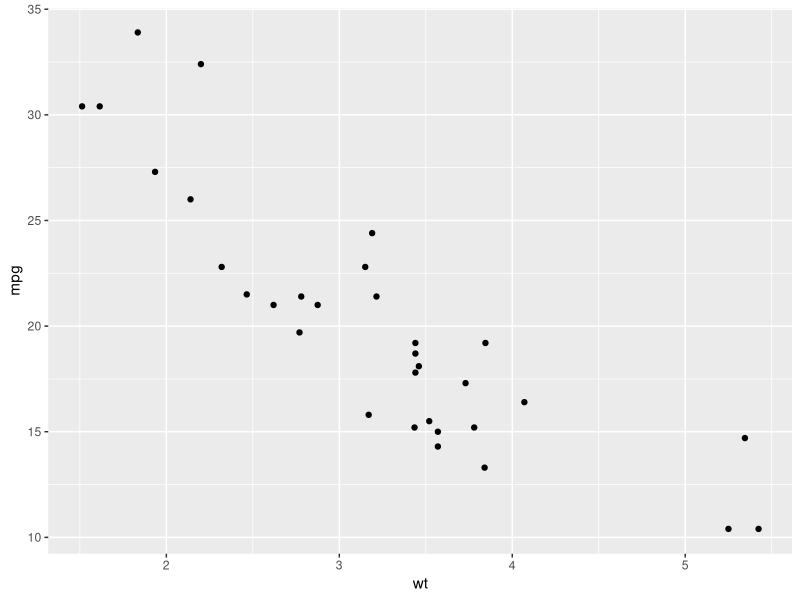
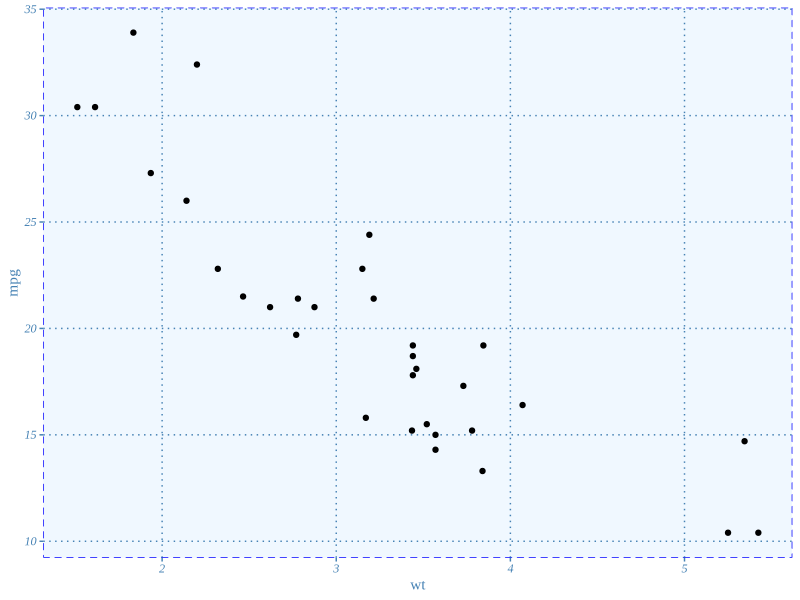
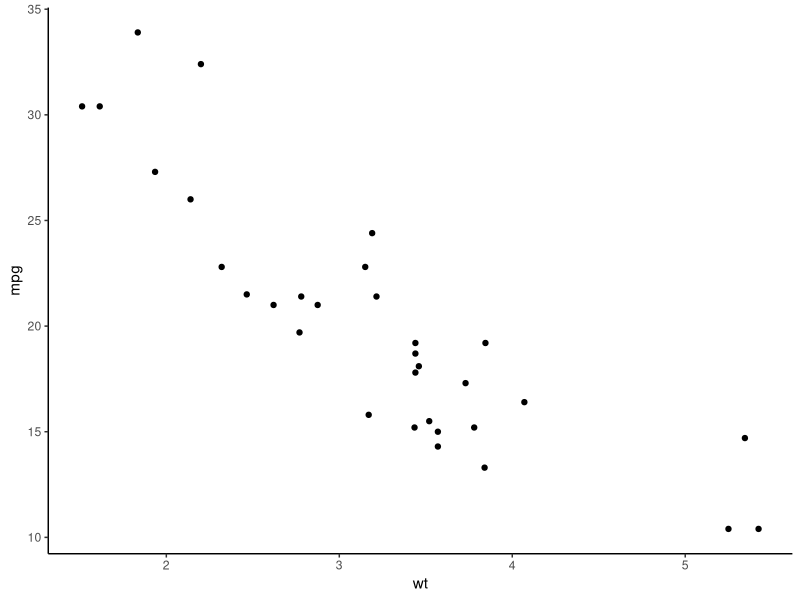
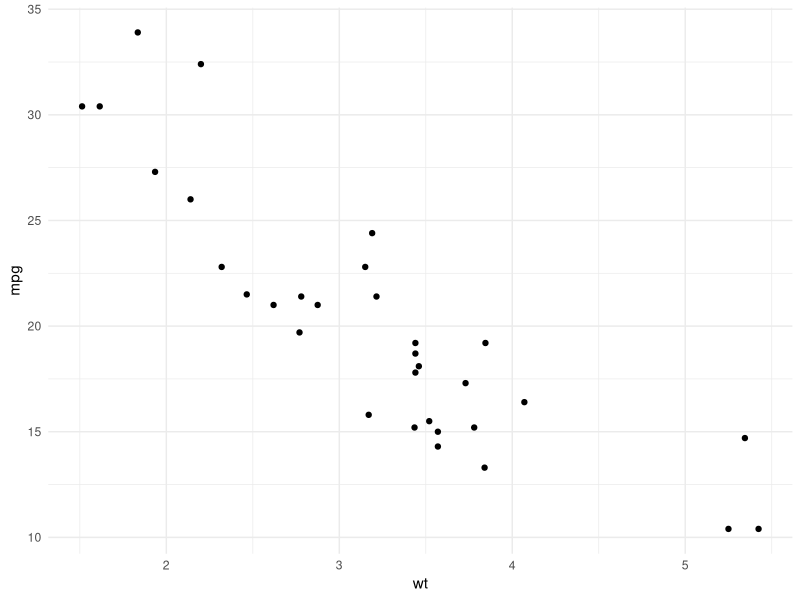
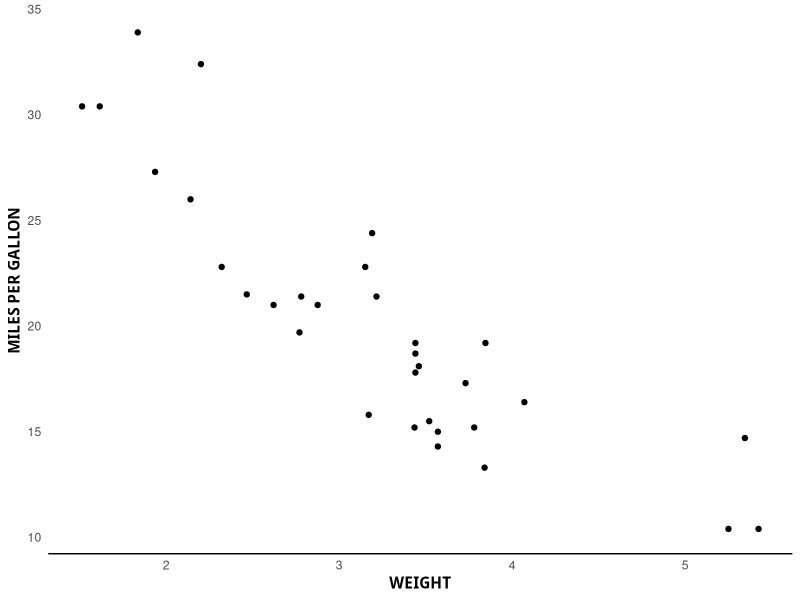
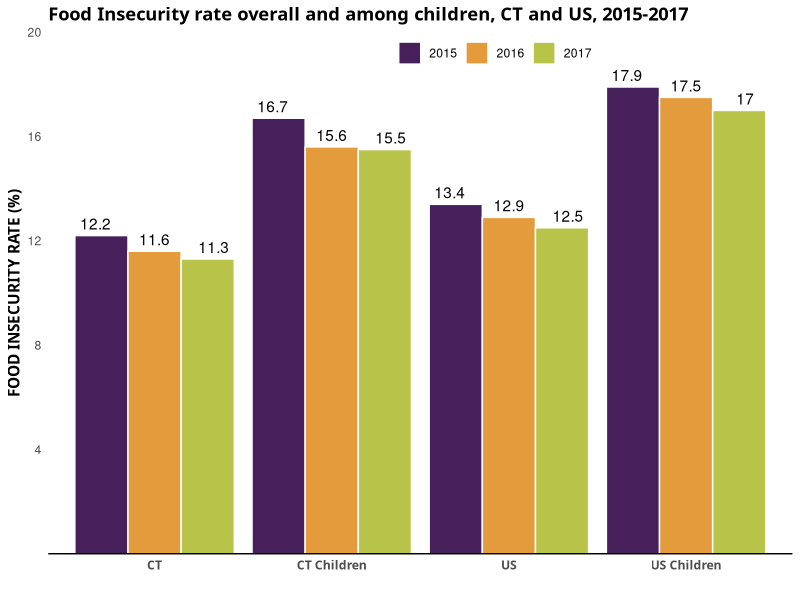
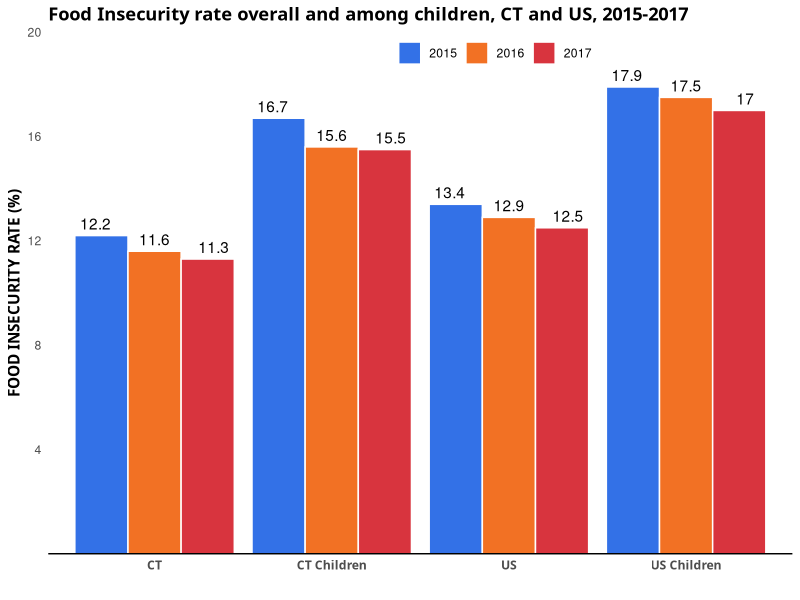
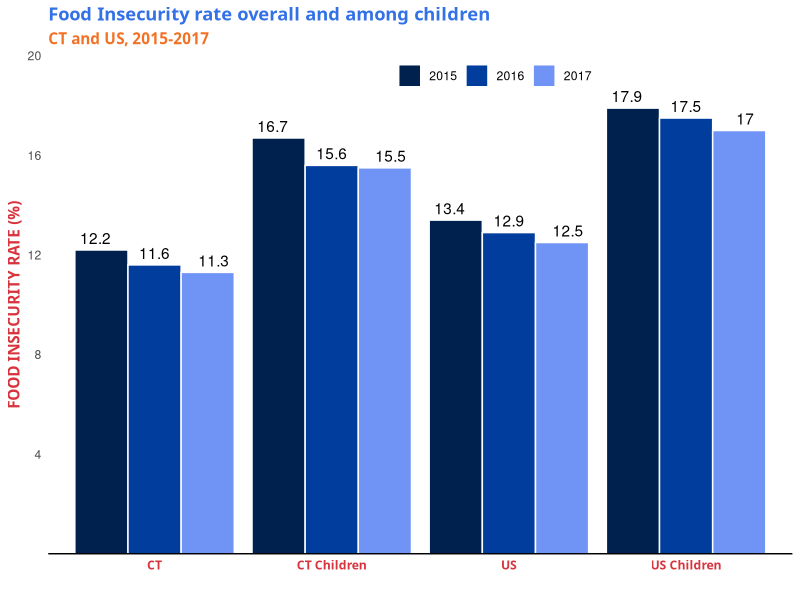

These charts were generated, in order, by the following R code:
# some notes on ggplot themes
# jotting theme down as I go through published document


cars <- 
  mtcars |> 
  dplyr::as_tibble()

cars

# vanilla ggplot

library(ggplot2)

ggplot(cars, aes(x = wt, y = mpg)) +
  geom_point()


# things noticed with current theme

## no vertical grid line
## points often annotated with value
## theme: green, dark purple, dark blue-green, orange, light blue, grey
## current theme colors:
current_main_colors <- 
  list(
    lightblue = "#61B5CC",
    darkblue = "#214066",
    orange = "#E39B3B",
    otherblue = "#3866A0",
    purple = "#47205B",
    green = "#B8C349",
    sortagray = "#7B8B98"
  )

# sometimes they'll take one of those colors
# and just go through the whole gradient of that one

# custom ct theme
theme_ct_vertical <- function() {
  ggplot2::theme_classic() + 
  ggplot2::theme(
    axis.line.y = element_blank(),
    axis.ticks.y = element_blank(),
    axis.ticks.x = element_blank(),
    axis.title = element_text(face = "bold", family = "Poppins")
  )
}


#testing a random theme 
blue_theme <- function() {
  theme(
    # add border 1)
    panel.border = element_rect(colour = "blue", fill = NA, linetype = 2),
    # color background 2)
    panel.background = element_rect(fill = "aliceblue"),
    # modify grid 3)
    panel.grid.major.x = element_line(colour = "steelblue", linetype = 3, size = 0.5),
    panel.grid.minor.x = element_blank(),
    panel.grid.major.y =  element_line(colour = "steelblue", linetype = 3, size = 0.5),
    panel.grid.minor.y = element_blank(),
    # modify text, axis and colour 4) and 5)
    axis.text = element_text(colour = "steelblue", face = "italic", family = "Times New Roman"),
    axis.title = element_text(colour = "steelblue", family = "Times New Roman"),
    axis.ticks = element_line(colour = "steelblue"),
    # legend at the bottom 6)
    legend.position = "bottom"
  )
}

ggplot(cars, aes(x = wt, y = mpg)) +
  geom_point() +
  blue_theme()



# classic
ggplot(cars, aes(x = wt, y = mpg)) +
  geom_point() +
  theme_classic() 

# minimal
ggplot(cars, aes(x = wt, y = mpg)) +
  geom_point() +
  theme_minimal()
  

# ct theme
ggplot(cars, aes(x = wt, y = mpg)) +
  geom_point() +
  # theme_classic() +
  theme_ct_vertical() +
  labs(
    x = "WEIGHT",
    y = "MILES PER GALLON"
  )


# food insecurity demo

demo_food <- 
  dplyr::tibble(
    grp = c(
      rep("CT", 3), 
      rep("US", 3), 
      rep("CT Children", 3), 
      rep("US Children", 3)
    ),
    year = rep(c(2015:2017), 4), 
    prc = c(
      12.2, 
      11.6, 
      11.3, 
      13.4, 
      12.9, 
      12.5, 
      16.7, 
      15.6, 
      15.5, 
      17.9, 
      17.5, 
      17.0
    )
  ) |> 
  dplyr::mutate(year = factor(year))



# recreate sha
ggplot(demo_food) +
  geom_col(
    aes(x = grp, y = prc, fill =  year), col = "white",
    position = "dodge"
  ) +
  geom_text(
    aes(x = grp, y = prc, fill = year, label = prc),
    position = position_dodge(width = 1.0), 
    vjust = -0.5
  ) + 
  scale_fill_manual(values = c( "#47205B","#E39B3B", "#B8C349")) +
  scale_y_continuous(
    limits = c(0, 20), breaks = c(4,8,12,16,20),
    expand = c(0, 0)
  ) +
  theme_ct_vertical() +
  theme(
    title = element_text(face = "bold", family = "Poppins"),
    axis.text.x = element_text(face = "bold", family = "Poppins"),
    legend.position = "inside",
    legend.position.inside = c(0.6, 0.96),
    legend.direction = "horizontal",
    legend.title = element_blank(),
    legend.background = element_blank()
  ) +
  labs(
    x = "",
    y = "FOOD INSECURITY RATE (%)",
    title = "Food Insecurity rate overall and among children, CT and US, 2015-2017",
  )

#same plot but current ct themes spread across the groups
ggplot(demo_food) +
  geom_col(
    aes(x = grp, y = prc, fill =  year), col = "white",
    position = "dodge"
  ) +
  geom_text(
    aes(x = grp, y = prc, fill = year, label = prc),
    position = position_dodge(width = 1.0), 
    vjust = -0.5
  ) + 
  scale_fill_manual(values = c( "#3371E7","#F27124", "#D8343E")) +
  scale_y_continuous(
    limits = c(0, 20), breaks = c(4,8,12,16,20),
    expand = c(0, 0)
  ) +
  theme_ct_vertical() +
  theme(
    title = element_text(face = "bold", family = "Poppins"),
    axis.text.x = element_text(face = "bold", family = "Poppins"),
    legend.position = "inside",
    legend.position.inside = c(0.6, 0.96),
    legend.direction = "horizontal",
    legend.title = element_blank(),
    legend.background = element_blank()
  ) +
  labs(
    x = "",
    y = "FOOD INSECURITY RATE (%)",
    title = "Food Insecurity rate overall and among children, CT and US, 2015-2017",
  )

#same plot but current ct themes just prm colors
ggplot(demo_food) +
  geom_col(
    aes(x = grp, y = prc, fill =  year), col = "white",
    position = "dodge"
  ) +
  geom_text(
    aes(x = grp, y = prc, fill = year, label = prc),
    position = position_dodge(width = 1.0), 
    vjust = -0.5
  ) + 
  scale_fill_manual(values = c("#00214D", "#003D9C", "#7094F5")) +
  scale_y_continuous(
    limits = c(0, 20), breaks = c(4,8,12,16,20),
    expand = c(0, 0)
  ) +
  theme_ct_vertical() +
  theme(
    plot.title = element_text(face = "bold", family = "Poppins", colour = "#3371E7"),
    plot.subtitle = element_text(face = "bold", family = "Poppins", colour = "#F27124"),
    axis.text.x = element_text(face = "bold", family = "Poppins", colour = "#D8343E"),
    axis.title.y = element_text(face = "bold", family = "Poppins", colour = "#D8343E"),
    legend.position = "inside",
    legend.position.inside = c(0.6, 0.96),
    legend.direction = "horizontal",
    legend.title = element_blank(),
    legend.background = element_blank()
  ) +
  labs(
    x = "",
    y = "FOOD INSECURITY RATE (%)",
    title = "Food Insecurity rate overall and among children",
    subtitle = "CT and US, 2015-2017"
  )
